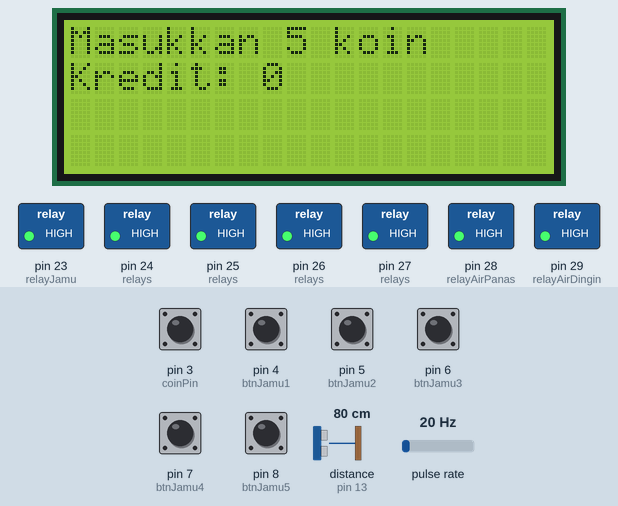
The sketch below on a simulated Arduino Mega 2560, built with avr-gcc and run on an emulated ATmega2560. Parts: 20×4 character LCD, switched loads named in the sketch (green lamp = pin HIGH). Wiring (inferred from the names in the program): ultrasonic range finder: trigger pin 12; echo pin 13; pulse sensor: data pin 2. The test bench sets the inputs (shaded band); at power-on: pin 3 (coinPin), pin 4 (btnJamu1), pin 5 (btnJamu2), pin 6 (btnJamu3), pin 7 (btnJamu4), pin 8 (btnJamu5) HIGH, distance to the obstacle (sensor on pin 13) 80 cm, pulse rate 20 Hz. The echo pulse lasts 58.3 µs per cm; pins used as bus, display or sensor lines are not drawn.

Above: at 4.3 s.
4.4 s: pin 3 (coinPin) pulled LOW for 0.15 s
At 5.4 s:
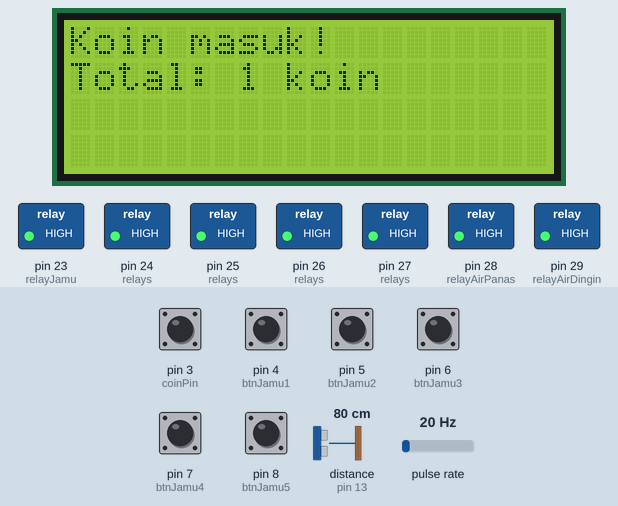
7.1 s: distance to the obstacle (sensor on pin 13) set to 299 cm
10.8 s: pin 3 (coinPin) pulled LOW for 1 s
At 13.5 s:
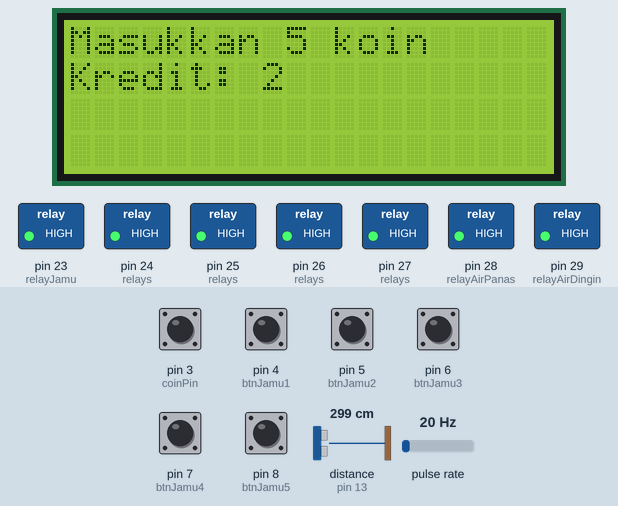
13.8 s: distance to the obstacle (sensor on pin 13) set to 250 cm
17.5 s: pin 3 (coinPin) pulsed LOW 5 times (0.12 s each, 0.3 s apart)
At 21.8 s:
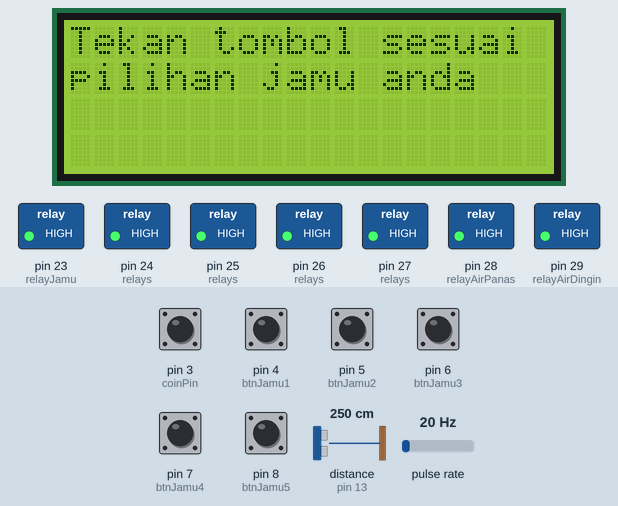
22.2 s: distance to the obstacle (sensor on pin 13) set to 2 cm
Timing chart, 0 to 25.2 s (numbered marks = the images above; inputs shaded):
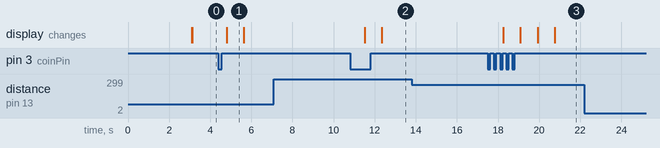

Measured:
- after the input at 4.4 s, the display: changes after 0.40 s (image 1)
- after the input at 7.1 s, every drawn part: stays the same
- after the input at 10.8 s, the display: first changes after 0.72 s (image 2 shows a later state)
- after the input at 13.8 s, every drawn part: stays the same
- after the input at 17.5 s, the display: first changes after 0.75 s (image 3 shows a later state)
- after the input at 22.2 s, every drawn part: stays the same
- what the display in image 1 shows lasts 0.8 s, from 4.8 s to 5.6 s

The sketch:

program_mega.ino
```cpp
#include <Wire.h>
#include <LiquidCrystal_I2C.h>

// Pin Ultrasonik
#define trigPin 12
#define echoPin 13

// Pin Relay Jamu 5 jenis
#define relayJamu1 23
#define relayJamu2 24
#define relayJamu3 25
#define relayJamu4 26
#define relayJamu5 27

// Pin Relay Air
#define relayAirPanas 28
#define relayAirDingin 29

// Pin Flow sensor dan Coin Acceptor
#define flowPin 2
#define coinPin 3

// Tombol Pilih Jamu
#define btnJamu1 4
#define btnJamu2 5
#define btnJamu3 6
#define btnJamu4 7
#define btnJamu5 8

// Pin Tombol Pilih Suhu Air
#define btnDingin 9
#define btnHangat 10
#define btnPanas 11

// LCD I2C
LiquidCrystal_I2C lcd(0x27, 20, 4);

// Variabel Flow Sensor
volatile int pulseCount = 0;
float calibrationFactor = 4.5;
float volume = 0;

//  Variabel Coin Acceptor
volatile int coinPulse = 0;
int credit = 0;
int hargaPerGelas = 5; // 5 pulsa = Rp5000

// Flag status
bool jamuDipilih = false;   // 1-5
bool suhuDipilih = false;   // 1=dingin, 2=hangat, 3=panas

// Interrupt
void pulseCounter() { pulseCount++; }
void coinCounter() { coinPulse++; }

// Fungsi Baca Ultrasonik
long readUltrasonic() {
  digitalWrite(trigPin, LOW);
  delayMicroseconds(2);
  digitalWrite(trigPin, HIGH);
  delayMicroseconds(10);
  digitalWrite(trigPin, LOW);
  long duration = pulseIn(echoPin, HIGH, 30000);
  if (duration == 0) return -1;
  return duration * 0.034 / 2;
}

void setup() {
  Serial.begin(9600);
  lcd.init();
  lcd.backlight();

  pinMode(trigPin, OUTPUT);
  pinMode(echoPin, INPUT);

  // Set pin relay sebagai OUTPUT
  int relays[] = {relayJamu1, relayJamu2, relayJamu3, relayJamu4, relayJamu5, relayAirPanas, relayAirDingin};
  for (int i = 0; i < 7; i++) {
    pinMode(relays[i], OUTPUT);
    digitalWrite(relays[i], HIGH); // relay off default
  }

  // Tombol jamu
  pinMode(flowPin, INPUT);
  pinMode(coinPin, INPUT_PULLUP);
  pinMode(btnJamu1, INPUT_PULLUP);
  pinMode(btnJamu2, INPUT_PULLUP);
  pinMode(btnJamu3, INPUT_PULLUP);
  pinMode(btnJamu4, INPUT_PULLUP);
  pinMode(btnJamu5, INPUT_PULLUP);
  pinMode(btnDingin, INPUT_PULLUP);
  pinMode(btnHangat, INPUT_PULLUP);
  pinMode(btnPanas, INPUT_PULLUP);

  attachInterrupt(digitalPinToInterrupt(flowPin), pulseCounter, RISING);
  attachInterrupt(digitalPinToInterrupt(coinPin), coinCounter, FALLING);

  lcd.setCursor(2,0); lcd.print("SELAMAT DATANG");
  lcd.setCursor(9,1); lcd.print("DI");
  lcd.setCursor(1,2); lcd.print("MESIN JAMU OTOMATIS");
  delay(3000);
  lcd.clear();
}

void loop() {
  long jarak = readUltrasonic();

  // Koin masuk
  if (coinPulse > 0) {
    credit += coinPulse;
    coinPulse = 0;

    lcd.clear();
    lcd.setCursor(0,0); lcd.print("Koin masuk!");
    lcd.setCursor(0,1); lcd.print("Total: "); lcd.print(credit); lcd.print(" koin");
    delay(800);
  }

  // Pilih jamu
  if (credit >= hargaPerGelas && jamuDipilih == 0) {
    if (digitalRead(btnJamu1) == LOW) jamuDipilih = 1;
    else if (digitalRead(btnJamu2) == LOW) jamuDipilih = 2;
    else if (digitalRead(btnJamu3) == LOW) jamuDipilih = 3;
    else if (digitalRead(btnJamu4) == LOW) jamuDipilih = 4;
    else if (digitalRead(btnJamu5) == LOW) jamuDipilih = 5;

    if (jamuDipilih > 0) {
      lcd.clear();
      lcd.setCursor(0,0); lcd.print("Jamu "); lcd.print(jamuDipilih); lcd.print(" dipilih");
      delay(1000);
    }
  }

  // Pilih suhu
  if (jamuDipilih > 0 && suhuDipilih == 0) {
    lcd.clear();
    lcd.setCursor(0,0); lcd.print("Pilih suhu air:");
    lcd.setCursor(0,1); lcd.print("1=Dingin 2=Hangat");
    lcd.setCursor(0,2); lcd.print("3=Panas");

    if (digitalRead(btnDingin) == LOW) suhuDipilih = 1;
    else if (digitalRead(btnHangat) == LOW) suhuDipilih = 2;
    else if (digitalRead(btnPanas) == LOW) suhuDipilih = 3;

    if (suhuDipilih > 0) {
      lcd.clear();
      lcd.setCursor(0,0); lcd.print("Suhu: ");
      if (suhuDipilih == 1) lcd.print("Dingin");
      if (suhuDipilih == 2) lcd.print("Hangat");
      if (suhuDipilih == 3) lcd.print("Panas");
      delay(1000);
    }
  }

  // Proses penyajian
  if (jamuDipilih > 0 && suhuDipilih > 0 && jarak < 5) {
    credit -= hargaPerGelas;

    // Tuang Jamu
    lcd.clear();
    lcd.setCursor(0,0); lcd.print("Mengisi Jamu...");
    pulseCount = 0;
    volume = 0;

    int relayJamu;
    switch (jamuDipilih) {
      case 1: relayJamu = relayJamu1; break;
      case 2: relayJamu = relayJamu2; break;
      case 3: relayJamu = relayJamu3; break;
      case 4: relayJamu = relayJamu4; break;
      case 5: relayJamu = relayJamu5; break;
    }

    digitalWrite(relayJamu, LOW);
    while (volume < 20) {
      volume = pulseCount / calibrationFactor;
      lcd.setCursor(0,1); lcd.print("Vol: "); lcd.print(volume); lcd.print(" ml   ");
    }
    digitalWrite(relayJamu, HIGH);
    delay(1000);

    // Tuang Air Sesuai Suhu
    lcd.clear();
    lcd.setCursor(0,0); lcd.print("Mengisi Air...");

    pulseCount = 0;
    volume = 0;

    if (suhuDipilih == 1) {
      // Air dingin
      digitalWrite(relayAirDingin, LOW);
      while (volume < 180) { volume = pulseCount / calibrationFactor; }
      digitalWrite(relayAirDingin, HIGH);
    }
    else if (suhuDipilih == 2) {
      // Air hangat (kombinasi panas + dingin)
      digitalWrite(relayAirPanas, LOW);
      digitalWrite(relayAirDingin, LOW);
      while (volume < 180) { volume = pulseCount / calibrationFactor; }
      digitalWrite(relayAirPanas, HIGH);
      digitalWrite(relayAirDingin, HIGH);
    }
    else if (suhuDipilih == 3) {
      // Air panas
      digitalWrite(relayAirPanas, LOW);
      while (volume < 180) { volume = pulseCount / calibrationFactor; }
      digitalWrite(relayAirPanas, HIGH);
    }

    // Selesai
    lcd.clear();
    lcd.setCursor(0,0); lcd.print("Jamu Siap!");
    lcd.setCursor(0,1); lcd.print("Total: 200 ml");
    delay(4000);

    // Reset status
    jamuDipilih = 0;
    suhuDipilih = 0;
    lcd.clear();
    lcd.setCursor(0,0); lcd.print("Siap Lagi...");
    delay(2000);
  }

  // Tampilan tunggu
  if (credit < hargaPerGelas) {
    lcd.clear();
    lcd.setCursor(0,0); lcd.print("Masukkan 5 koin");
    lcd.setCursor(0,1); lcd.print("Kredit: "); lcd.print(credit);
    delay(800);
  } else if (jamuDipilih == 0) {
    lcd.clear();
    lcd.setCursor(0,0); lcd.print("Tekan tombol sesuai");
    lcd.setCursor(0,1); lcd.print("pilihan jamu anda");
    delay(800);
  } else if (suhuDipilih == 0) {
    lcd.clear();
    lcd.setCursor(0,0); lcd.print("Tekan tombol sesuai");
    lcd.setCursor(0,1); lcd.print("suhu jamu anda");
    delay(800);
  } else if (jarak >= 5) {
    lcd.clear();
    lcd.setCursor(0,0); lcd.print("Letakkan gelas...");
    delay(800);
  }
}
```
